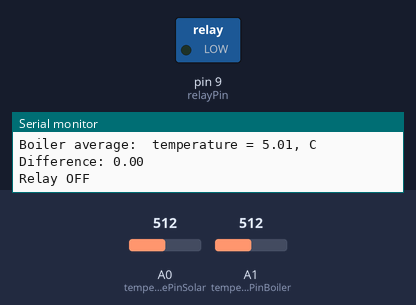
Bench run of a sketch on a simulated Arduino Uno, built with avr-gcc and run on an emulated ATmega328P. Shown: switched loads named in the sketch (green lamp = pin HIGH), the last lines printed to the serial monitor. The test bench sets the inputs (shaded band); at power-on: A0 (temperaturePinSolar) = 512, A1 (temperaturePinBoiler) = 512.

Above: at 1.8 s.
1.9 s: A0 (temperaturePinSolar) set to 661
6.0 s: A0 (temperaturePinSolar) set to 681
At 6.6 s:
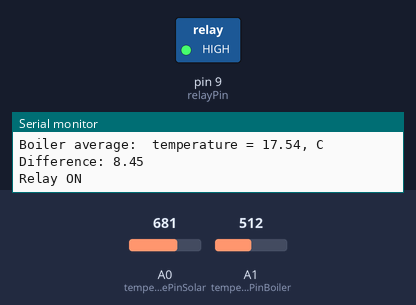
7.8 s: A0 (temperaturePinSolar) set to 385
11.9 s: A0 (temperaturePinSolar) set to 366
16.0 s: A0 (temperaturePinSolar) set to 577
20.1 s: A0 (temperaturePinSolar) set to 598
Timing chart, 0 to 27.6 s (numbered marks = the images above; inputs shaded):
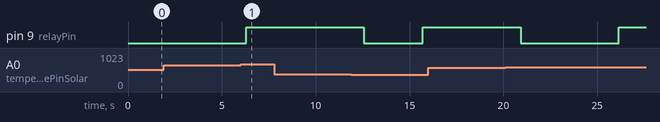

Measured:
- the behaviour switches between 669 and 670 on A0 (temperaturePinSolar) (found by bisection; images 0 and 1)

The sketch:

temperaturePump.ino
```cpp
/*
 * Sample example for Olimexino-328 Rev.C and thermistor 10 kOhm, B=3435
 * In order to work connect:
 * one of the outputs of thermistor to 3.3V;
 * the other one to A0;
 * A0 through 10 kOhm to GND.
 *
 *    ^ 5.5V                                relay  pin9 ______\______
 *    |                                                             |
 *   _|_                                                            |
 *  |NTC|                                                         __|__ GND
 *  |10K| - thermometers
 *  |___|
 *    |
 *    |
 *    +------------ A0 to one thermometer and A1 to another thermometer connected in the same manner
 *    |
 *   _|_
 *  |   |
 *  |10K|
 *  |___|
 *    |
 * ___|___  GND
 *   ___
*/

int switchOnDif = 7; // if there is tempDif degrees between the 2 thermometers the relay will be switched ON
int histeresis = 2; // it is used so that the relay does not switch on and off many times on the border temperature
const int numReadingsSolar = 10; // this nuber shows how many readings will be averaged to calculate the temperature to smooth out noise
const int numReadingsBoiler = 10; // this nuber shows how many readings will be averaged to calculate the temperature to smooth out noise

float readingsSolar[numReadingsSolar]; // the readings from the analog input
int readIndexSolar = 0;              // the index of the current reading
float totalSolar = 0;                  // the running total
float averageSolar = 0;                // the average

float readingsBoiler[numReadingsBoiler];// the readings from the analog input
int readIndexBoiler = 0;              // the index of the current reading
float totalBoiler = 0;                  // the running total
float averageBoiler = 0;                // the average

int switchOffDif = switchOnDif - histeresis;

float tempDifActual = 0;// holds the actual temperature difference
boolean ON = 1;
boolean OFF = 0;

float tempSolar = 15;
float tempBoiler = 15;

int temperaturePinSolar = A0; // this is the pin connected to the solar cells
int temperaturePinBoiler = A1; // this is the pin connected to the boiler coil
int relayPin = 9; // this is the pin connected to the relay that turns on the pump

void setup() {
  // put your setup code here, to run once:
  Serial.begin (9600); // start serial communication to PC

  pinMode(temperaturePinSolar, INPUT);
  pinMode(temperaturePinBoiler, INPUT);
  pinMode(relayPin, OUTPUT);

  for (int thisReading = 0; thisReading < numReadingsSolar; thisReading++) {
    readingsSolar[thisReading] = 0;
  }

  for (int thisReading = 0; thisReading < numReadingsBoiler; thisReading++) {
    readingsBoiler[thisReading] = 0;
  }

  Serial.print ("Setup ready");
}

float temperature;

#define  R0  ((float)10000)
#define B ((float)3435)
// R0 = 10000 [ohm]
// B  = 3435
// T0 = 25 [C] = 298.15, [K]
// r = (ADC_MAX * R0) / (ADC_VAL) - R0
// R_ = R0 * e ^ (-B / T0), [ohm] --> const ~= 0.09919 (10K);
// T = B/ln (r/R_), [K]

float calculateTemperature(int sensorValue){
  float r, temperature;

  r = ((1023.0*R0)/(float)sensorValue)-R0;
  temperature = B/log(r/0.09919) - 273.15;  // log is ln in this case

  return temperature;
}

void printTemperature(String location, float temperature){
  Serial.print (location);
  Serial.print (" temperature = ");
  Serial.print (temperature);
  Serial.println (", C");
}

void loop() {
  // put your main code here, to run repeatedly:
  int tmp;

  // solar temperature
  tmp = analogRead (temperaturePinSolar); // read from the sensor:
  // Serial.print ("Solar sensor = ");
  // Serial.println (tempSolar);
  tempSolar = calculateTemperature(tmp);

  totalSolar = totalSolar - readingsSolar[readIndexSolar]; // subtract the last reading:
  readingsSolar[readIndexSolar] = tempSolar;
  totalSolar = totalSolar + readingsSolar[readIndexSolar]; // add the reading to the total:
  readIndexSolar = readIndexSolar + 1; // advance to the next position in the array:

  // if we're at the end of the array...
  if (readIndexSolar >= numReadingsSolar) {
    readIndexSolar = 0; // ...wrap around to the beginning:
  }

  averageSolar = totalSolar / numReadingsSolar; // calculate the average:
  printTemperature("Solar average: ", averageSolar);

  // boiler temperature
  tmp = analogRead (temperaturePinBoiler); // read from the sensor:
  // Serial.print ("Boiler sensor = ");
  // Serial.println (tempBoiler);
  tempBoiler = calculateTemperature(tmp);

  totalBoiler = totalBoiler - readingsBoiler[readIndexBoiler]; // subtract the last reading:
  readingsBoiler[readIndexBoiler] = tempBoiler;
  totalBoiler = totalBoiler + readingsBoiler[readIndexBoiler]; // add the reading to the total:
  readIndexBoiler = readIndexBoiler + 1; // advance to the next position in the array:

  // if we're at the end of the array...
  if (readIndexBoiler >= numReadingsBoiler) {
    readIndexBoiler = 0; // ...wrap around to the beginning:
  }

  averageBoiler = totalBoiler / numReadingsBoiler; // calculate the average:
  printTemperature("Boiler average: ", averageBoiler);

  // calculate difference
  tempDifActual = abs(averageSolar - averageBoiler);
  Serial.print ("Difference: ");
  Serial.println (tempDifActual);

  // test if the relay must switch on
  if(tempDifActual > switchOnDif){
    digitalWrite(relayPin, HIGH);
    Serial.println ("Relay ON");
  }

  // test if the relay must switch off
  if (tempDifActual < switchOffDif){
    digitalWrite(relayPin, LOW);
    Serial.println ("Relay OFF");
  }
  delay (1000);
}
```
